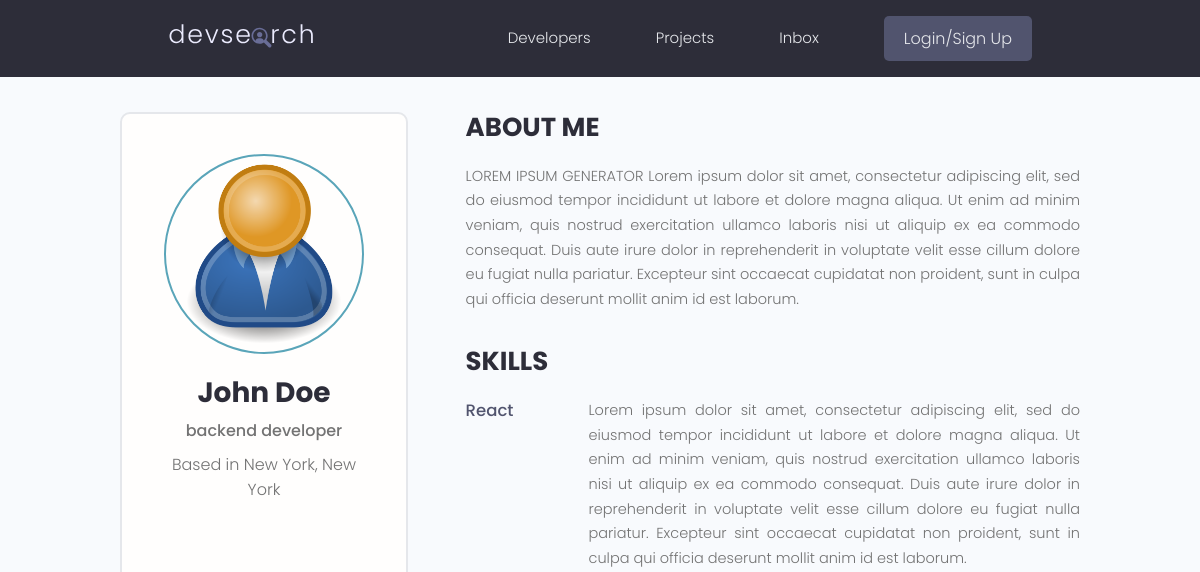
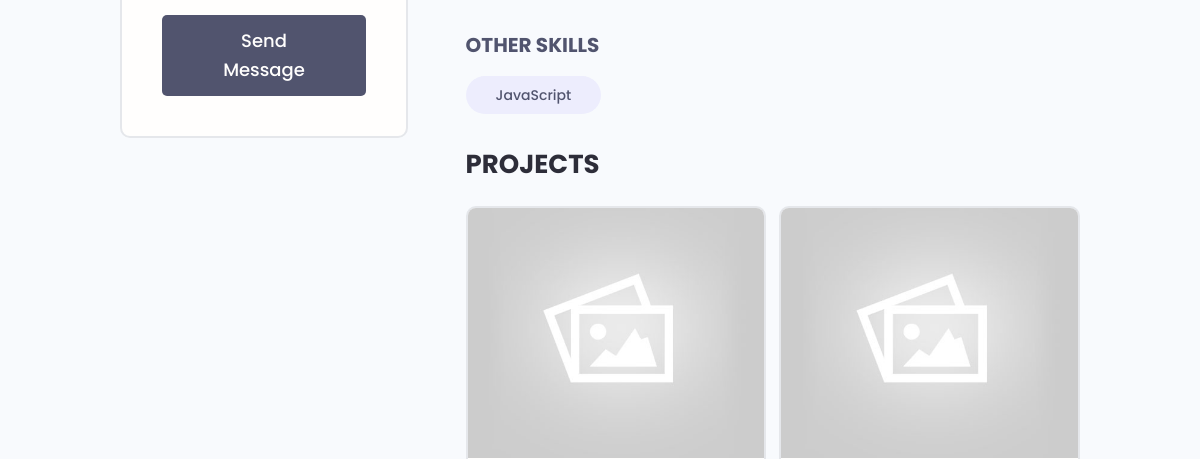
The page /profile/b9493051-83be-4aec-a5c5-364fbb2dfe9a (upper part) on the database as committed earlier (2 pictures, top to bottom).
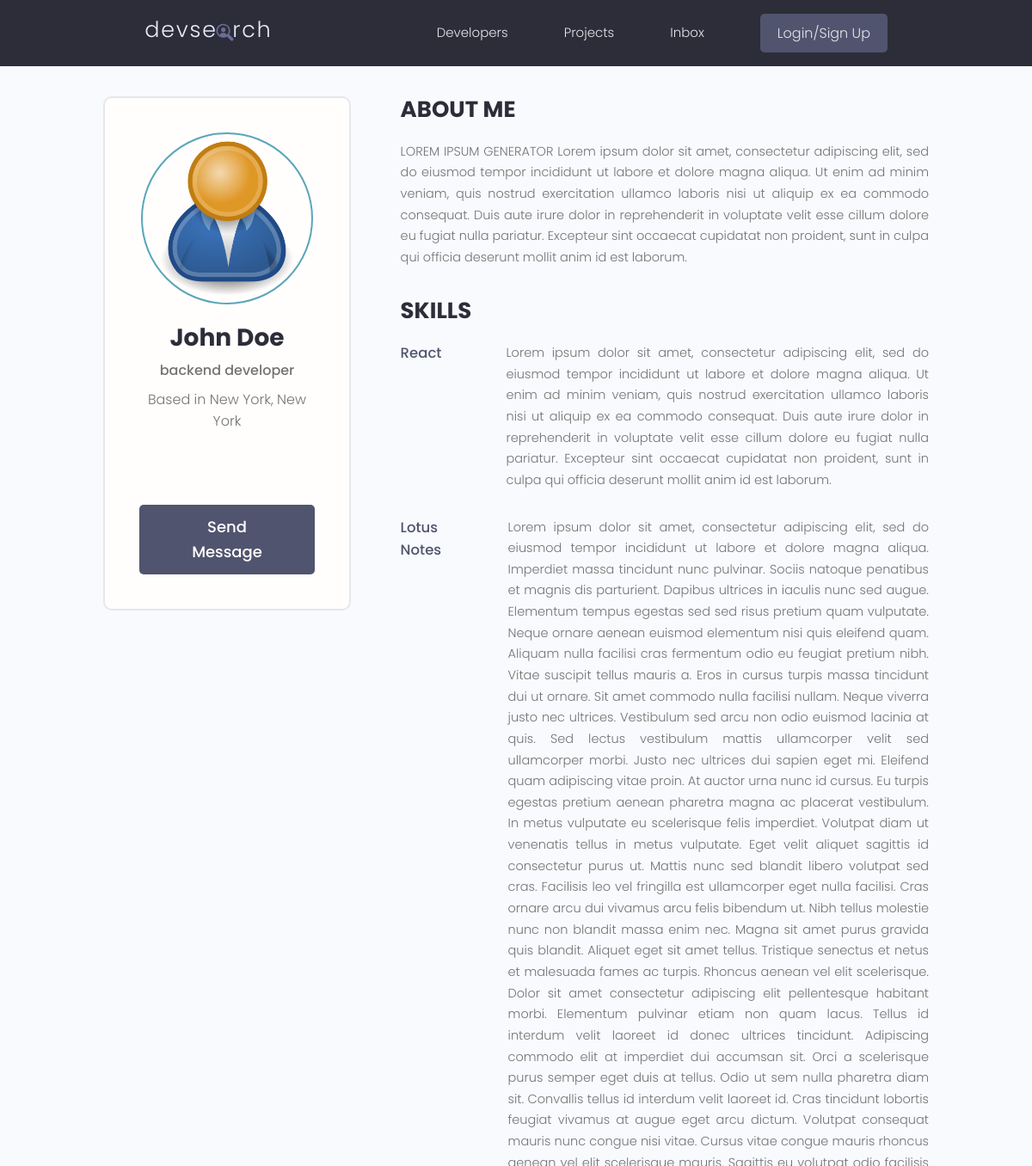
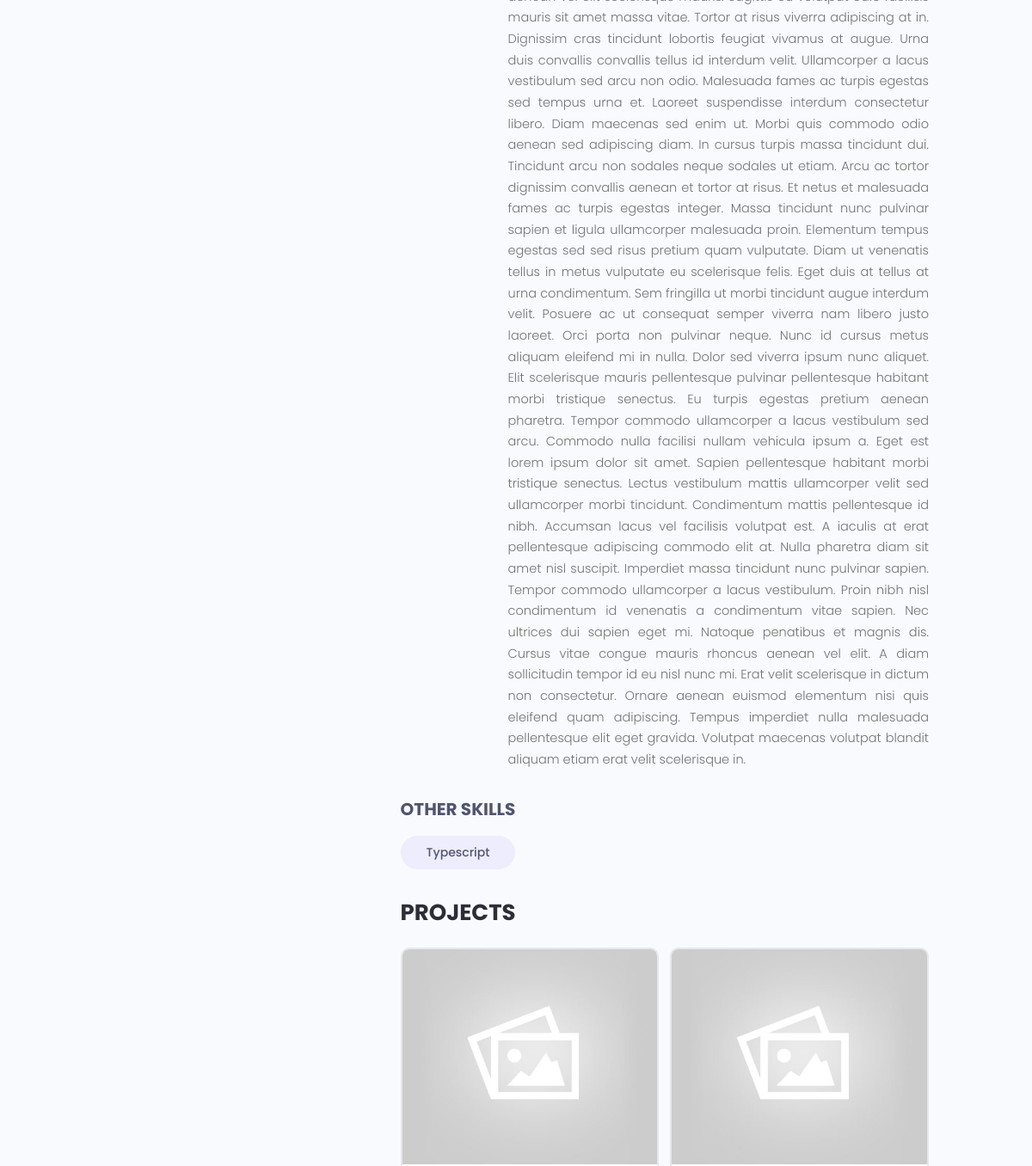
The same page on the database as committed later (2 pictures, top to bottom).
### users/models.py (models this page shows)
class Skill(models.Model):
    owner = models.ForeignKey(Profile, null=True, blank=True, on_delete=models.CASCADE)
    name = models.CharField(max_length=200, null=True, blank=True)
    description = models.TextField(null=True, blank=True)
    created = models.DateTimeField(auto_now_add=True)
    id = models.UUIDField(default=uuid.uuid4, unique=True, primary_key=True, editable=False)
    def __str__(self):
        return str(self.name)

### projects/models.py (models this page shows, shortened)
class Project(models.Model):
    owner = models.ForeignKey(Profile, null=True, blank=True, on_delete=models.SET_NULL)
    title = models.CharField(max_length=200)
    description = models.TextField(null=True, blank=True)
    featured_image = models.ImageField(null=True, blank=True, default='default.jpg')
    demo_link = models.CharField(max_length=2000, null=True, blank=True)
    source_link = models.CharField(max_length=2000, null=True, blank=True)
    tags = models.ManyToManyField('Tag', blank=True)
    vote_total = models.IntegerField(default=0, null=True, blank=True)
    vote_ratio = models.IntegerField(default=0, null=True, blank=True)
    created = models.DateTimeField(auto_now_add=True)
    id = models.UUIDField(default=uuid.uuid4, unique=True, primary_key=True, editable=False)

### users/views.py (the view)
# urls.py: path('profile/<str:pk>', views.userProfile, name='user-profile'),
def userProfile(request, pk):
    profile = Profile.objects.get(id=pk)
    topSkills = profile.skill_set.exclude(description__exact="")
    otherSkills = profile.skill_set.filter(description="")
    context = {'profile': profile, 'topSkills': topSkills, 'otherSkills': otherSkills};
    return render(request=request, template_name="users/user-profile.html", context=context)

### projects/models.py (called while the page is built)
    def __str__(self):
        return self.name

### users/templates/users/user-profile.html (shortened to what this page needs)
{% extends 'main.html' %}
{% block content %}
<main class="profile my-md">
    <div class="container">
      <div class="layout">
        <div class="column column--1of3">
          <div class="card text-center">
            <div class="card__body dev">
              <img class="avatar avatar--xl" src="{{ profile.profile_image.url }}" />
              <h2 class="dev__name">{{profile.name}}</h2>
              <p class="dev__title">{{profile.headline}}</p>
              <p class="dev__location">Based in {{profile.location}}</p>
              <ul class="dev__social">
              </ul>
              <a href="#" class="btn btn--sub btn--lg">Send Message </a>
            </div>
          </div>
        </div>
        <div class="column column--2of3">
          <div class="devInfo">
            <h3 class="devInfo__title">About Me</h3>
            <p class="devInfo__about">{{profile.bio}}</p>
          </div>
          <div class="devInfo">
            <h3 class="devInfo__title">Skills</h3>
            <div class="devInfo__skills">
              {% for skill in topSkills %}
              <div class="devSkill">
                <h4 class="devSkill__title">{{skill.name}}</h4>
                <p class="devSkill__info">{{skill.description}}</p>
              </div>
              {% endfor %}
              <h3 class="devInfo__subtitle">Other Skills</h3>
              <div class="devInfo__otherSkills">
                {% for skill in otherSkills %}
                <span class="tag tag--pill tag--sub tag--lg">
                  <small>{{skill}}</small>
                </span>
                {% endfor %}
              </div>
            </div>
          </div>
          <div class="devInfo">
            <h3 class="devInfo__title">Projects</h3>
            <div class="grid grid--two">
              {% for project in profile.project_set.all %}
              <div class="column">
                <div class="card project">
                  <a href="{% url 'project' project.id %}" class="project">
                    <img class="project__thumbnail" src="{{project.featured_image.url}}" />
                  </a>
                </div>
              </div>
              {% endfor %}
            </div>
          </div>
        </div>
      </div>
    </div>
  </main>
{% endblock content %}

Rows that differ between the two databases and show on the page:
no longer on this page (row edited): Skill: name "JavaScript", shown under "OTHER SKILLS"
added Skill: name "Lotus Notes", description "Lorem ipsum dolor sit amet, consectetur adipiscing elit, sed do eiusmod tempor incididunt ut labore et dolore magna aliqua. Imperdiet massa tincidunt nunc pulvinar. Sociis natoque penatibus et magnis dis parturient. Dapibus ultrices in iaculis nunc sed augue. Elementum tempus egestas sed sed risus pretium quam vulputate. Neque ornare aenean euismod elementum nisi quis eleifend quam. Aliquam nulla facilisi cras fermentum odio eu feugiat pretium nibh. Vitae suscipit tellus mauris a. Eros in cursus turpis massa tincidunt dui ut ornare. Sit amet commodo nulla facilisi nullam. Neque viverra justo nec ultrices. Vestibulum sed arcu non odio euismod lacinia at quis. Sed lectus vestibulum mattis…", shown under "SKILLS"
now on this page (row edited): Skill: name "Typescript", shown under "OTHER SKILLS"
